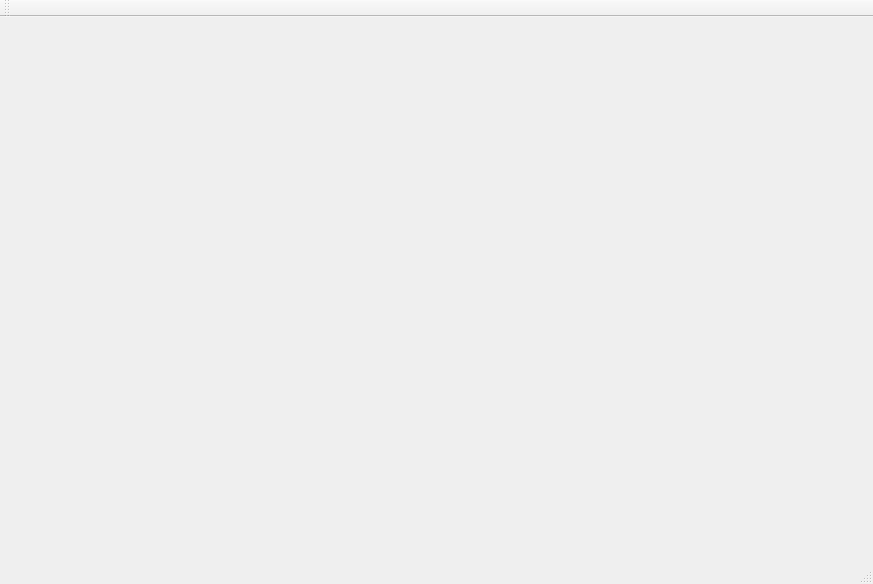
<?xml version="1.0" encoding="UTF-8"?>
<ui version="4.0">
 <class>EasyVulkanEditorClass</class>
 <widget class="QMainWindow" name="EasyVulkanEditorClass">
  <property name="geometry">
   <rect>
    <x>0</x>
    <y>0</y>
    <width>873</width>
    <height>584</height>
   </rect>
  </property>
  <property name="windowTitle">
   <string>EasyVulkanEditor</string>
  </property>
  <widget class="QWidget" name="centralWidget"/>
  <widget class="QMenuBar" name="menuBar">
   <property name="geometry">
    <rect>
     <x>0</x>
     <y>0</y>
     <width>873</width>
     <height>23</height>
    </rect>
   </property>
  </widget>
  <widget class="QToolBar" name="mainToolBar">
   <attribute name="toolBarArea">
    <enum>TopToolBarArea</enum>
   </attribute>
   <attribute name="toolBarBreak">
    <bool>false</bool>
   </attribute>
  </widget>
  <widget class="QStatusBar" name="statusBar"/>
 </widget>
 <layoutdefault spacing="6" margin="11"/>
 <resources>
  <include location="EasyVulkanEditor.qrc"/>
 </resources>
 <connections/>
</ui>
